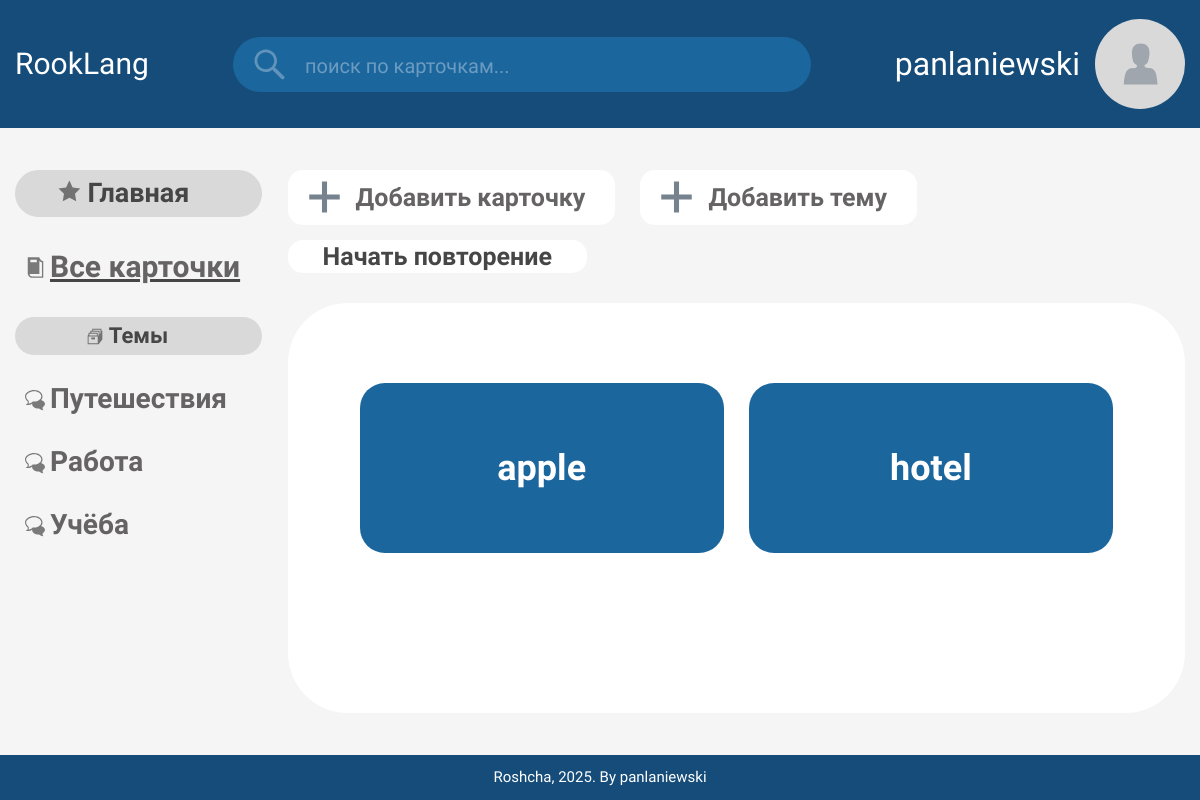
/1/ (signed in), run on an earlier commit of the app's database.
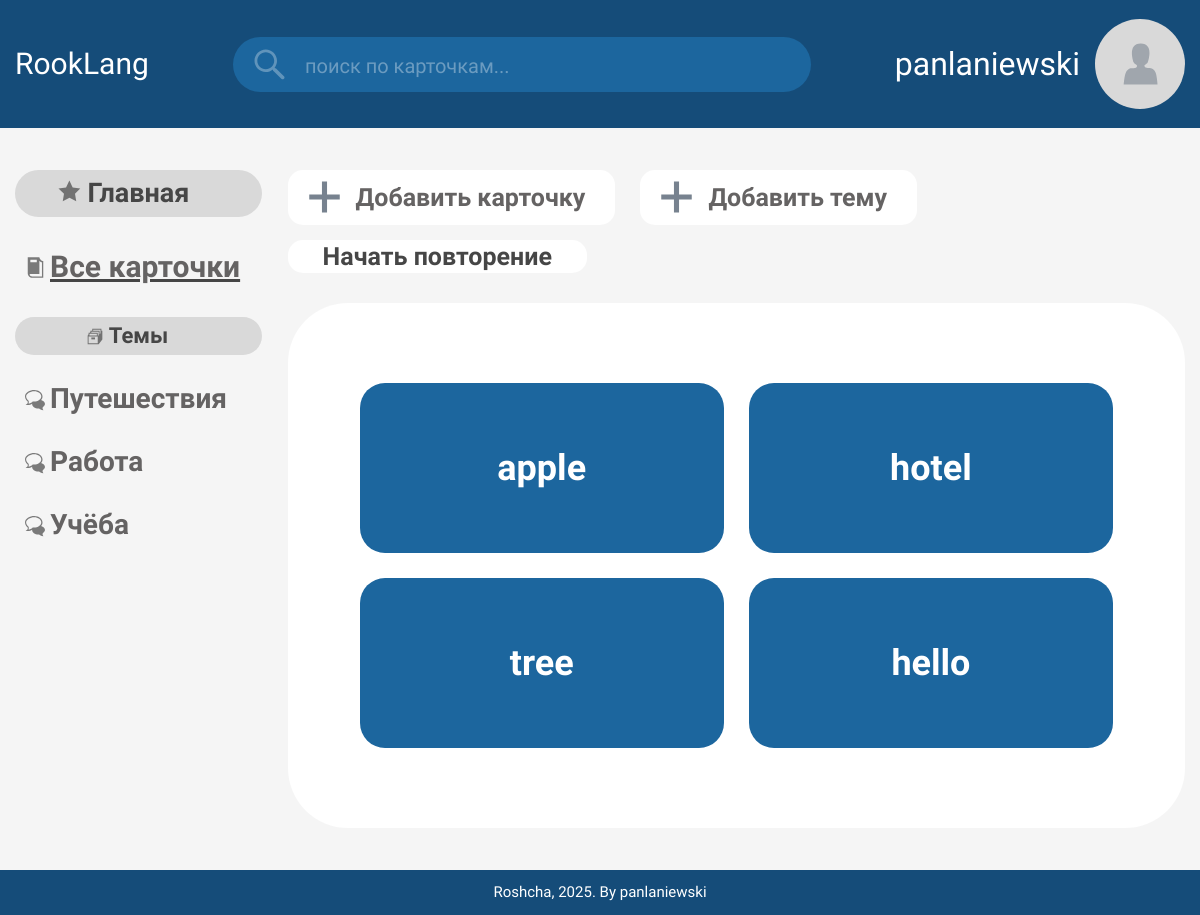
And on a later commit of the database.
### flashcards/models.py (models this page shows, shortened)
class Category(models.Model):
    user = models.ForeignKey(User, on_delete=models.PROTECT)
    name = models.CharField(max_length = 20, db_index = True, verbose_name = "Название")
    class Meta :
        verbose_name_plural = 'Темы'
        verbose_name = 'Тема'
        ordering = ['name']

class Flashcard(models.Model):
    category = models.ForeignKey('Category', null = True, on_delete = models.PROTECT, verbose_name = 'Тема')
    word = models.CharField(max_length = 50, verbose_name = 'Слово')
    translate = models.CharField(max_length = 50, verbose_name = 'Перевод')
    example = models.TextField(null = True, blank = True, verbose_name = 'Пример употребления')
    tip = models.TextField(null = True, blank = True, verbose_name = 'Подсказка')
    image = models.ImageField(blank=True, upload_to=get_timestamp_path, verbose_name='Изображение')
    class Meta :
        verbose_name_plural = 'Слова'
        verbose_name = 'Слово'
        ordering = ['id']

### flashcards/views.py (the view)
# urls.py: path('<int:category_id>/', by_category, name = 'by_category'),
def by_category(request, category_id):
    flashcards = Flashcard.objects.filter(category = category_id)
    categories = Category.objects.filter(user=request.user)
    current_category = Category.objects.get(pk = category_id)
    context = {
        'flashcards': flashcards,
        'categories': categories,
        'current_category': current_category,
    }
    return render(request, 'flashcards/by_category.html', context)

### flashcards/templates/flashcards/by_category.html
{% extends 'layout/basic.html' %}
{% block content %}
{% for flashcard in flashcards %}
<div class="content-body__flashcard flashcard">
    <h2 class="flashcard__word">{{flashcard.word}}</h2>
</div>
{% endfor %}
{% endblock %}

### flashcards/templates/layout/basic.html (shortened to what the changed rows need)
{% load static %}
<!DOCTYPE html>
<html lang="ru">
    <head>
        <link rel="stylesheet" href="{% static 'flashcards/css/main.css' %}?v=7">
    </head>
    <body>
        <div class="wrapper">
            <main class="page">
                <div class="page__container">
                    <div class="page__sidebar sidebar">
                        <div class="sidebar__container">
                            <h2 class="sidebar__title">
                                <span>Главная</span>
                            </h2>
                            <nav class="sidebar__nav nav-sidebar">
                                <ul class="nav-sidebar__list">
                                    {% for category in categories %}
                                        <li class="nav-sidebar__item">
                                            <a href="{% url 'by_category' category.pk %}" class="nav-list__link">
                                                <span>{{category.name}}</span>
                                            </a>
                                        </li>
                                    {% endfor %}
                                </ul>
                            </nav>
                        </div>
                    </div>
                    <div class="page__content content">
                        <div class="content__body content-body">
                            <div class="content-body__container">
                                {% block content %}
                                {% endblock %}
                            </div>
                        </div>
                    </div>
                </div>
            </main>
        </div>
    </body>
</html>

What changed in the data, as far as the page shows it:
added Flashcard: word "tree"
added Flashcard: word "hello"
